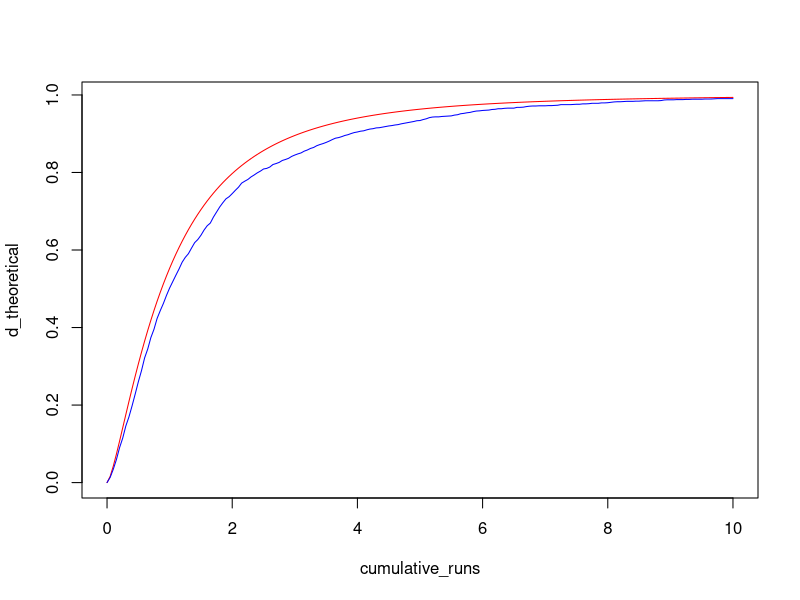

Source code (R):
# Use simulations to verify how robust the result from Theorem 4.37 is to the normal distribution assumption.
# Robustness: changing some small amount changes the scenario completely.
get_regularized_squared_sum <- function(dataset){
    mean <- sum(dataset) / length(dataset)
    res <- 0
    for(i in dataset){
        res <- res + (i - mean)^2
    }
    return(res)
}
cumulative_runs <- seq(0, 10, 0.05)
get_F_cdf_from_chi_square_dist <- function(sample_size = 200, df_num = 4, df_den = 4, m = 3, n = 3){
    sample_by_chi <- vector(mode = "integer", length = sample_size)
    sample_chi_F_cdf <- vector(mode = "integer", length = length(cumulative_runs))
    for(i in 1:sample_size){
        chi_num <- rchisq(m, df = df_num)
        chi_den <- rchisq(n, df = df_den)
        chi_num <- matrix(chi_num, nrow = 1)
        chi_den <- matrix(chi_den, nrow = 1)
        num <- apply(chi_num, MARGIN = 1, FUN = get_regularized_squared_sum)
        den <- apply(chi_den, MARGIN = 1, FUN = get_regularized_squared_sum)
        num <- num / ((m - 1) * sqrt(2 * m))
        den <- den / ((n - 1) * sqrt(2 * n))
        sample_by_chi[i] <- num / den
    }
    for (k in 1:length(sample_chi_F_cdf)){
        sample_chi_F_cdf[k] <- length(sample_by_chi[sample_by_chi <= cumulative_runs[k]]) / sample_size
    }
    return(sample_chi_F_cdf)
}
# Now chi(m) ~ normal(m, 2m).
sample_size <- 2000
df_num <- 5
df_den <- 5
m <- 4
n <- 8
# Even if sample_size is big, when df_num and df_den are small, things are bad.
df_num <- 30
# Worse if one df is too big and the other df is small.
df_den <- 35
# Now better.
d_theoretical <- pf(cumulative_runs, df1 = m - 1, df2 = n - 1)
d_empirical <- get_F_cdf_from_chi_square_dist(sample_size, df_num, df_den, m, n)
plot(cumulative_runs, d_theoretical, type = "l", col = "red")
lines(cumulative_runs, d_empirical, col = "blue")

